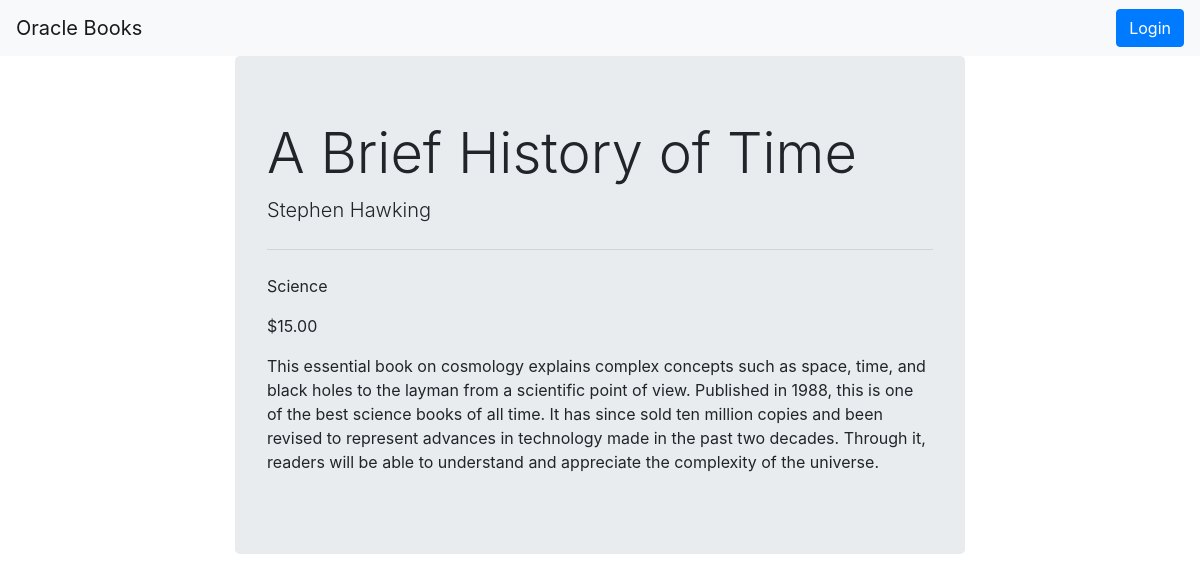
Screenshot of /catalog/public/category/1/4/item with the database file from the repository.
### database_setup.py (models this page shows, shortened)
class StoreItem(Base):
    __tablename__ = 'store_item'
    name = Column(String(150), nullable=False)
    id = Column(Integer, primary_key=True)
    author = Column(String(50), nullable=False)
    genre = Column(String(20))
    price = Column(String(10), nullable=False)
    description = Column(String(500))
    category_id = Column(Integer, ForeignKey('category.id'))
    category = relationship(Category)
    user_id = Column(Integer, ForeignKey('user.id'))
    user = relationship(User)

### project.py (the view)
@app.route('/catalog/public/category/<int:category_id>/<int:item_id>/item')
def viewItemPublic(category_id, item_id):
    category = session.query(Category).filter_by(id=category_id).one()
    item = session.query(StoreItem).filter_by(id=item_id).one()
    return render_template("viewItemPublic.html", category=category, item=item)

### templates/viewItemPublic.html (shortened to what this page needs)
<!doctype html>
<html>
	<head>
        <link rel="stylesheet" href="https://stackpath.bootstrapcdn.com/bootstrap/4.3.1/css/bootstrap.min.css">
	</head>
	<body>
		<nav class="navbar navbar-light bg-light">
  		 	<a class="navbar-brand" href="{{url_for('publicCatalog')}}">Oracle Books</a>
			<ul class="nav justify-content-end">
  				<li class="nav-item">
    			<a class="nav-link active" href="#" method='POST'></a>
  				</li>
  				<li class="nav-item">
    			<a class="nav-link" href="#"></a>
  				</li>
  				<li class="nav-item">
    			<a class="nav-link" href="#"></a>
  				</li>
  				<li class="nav-item">
    			<a class="btn btn-primary" href="{{url_for('showLogin')}}" type="button" tabindex="-1" aria-disabled="False">Login</a>
  				</li>
			</ul>
		</nav>
		<div class="container">
			<div class="row">
				<div class="col-2">
				</div>
				<div class="col-8">
				  <div id="item_content">
					<div class="jumbotron">
					  <h1 class="display-4">{{item.name}}</h1>
					  <p class="lead">{{item.author}}</p>
					  <hr class="my-4">
					  <p>{{item.genre}}</p>
					  <p>{{item.price}}</p>
					  <p>{{item.description}}</p>
					</div>
				   </div>
				</div>
				<div class="col-2"></div>
			</div>
		</div>
	</body>
</html>

### rows the page displays
StoreItem: name "A Brief History of Time", author "Stephen Hawking", genre "Science", price "$15.00", description "This essential book on cosmology explains complex concepts such as space, time, and black holes to the layman from a scientific point of view. Published in 1988, this is one of the best science books of all time. It has since sold ten million copies and been revised to represent advances in technology made in the past two decades. Through it, readers will be able to understand and appreciate the complexity of the universe."
